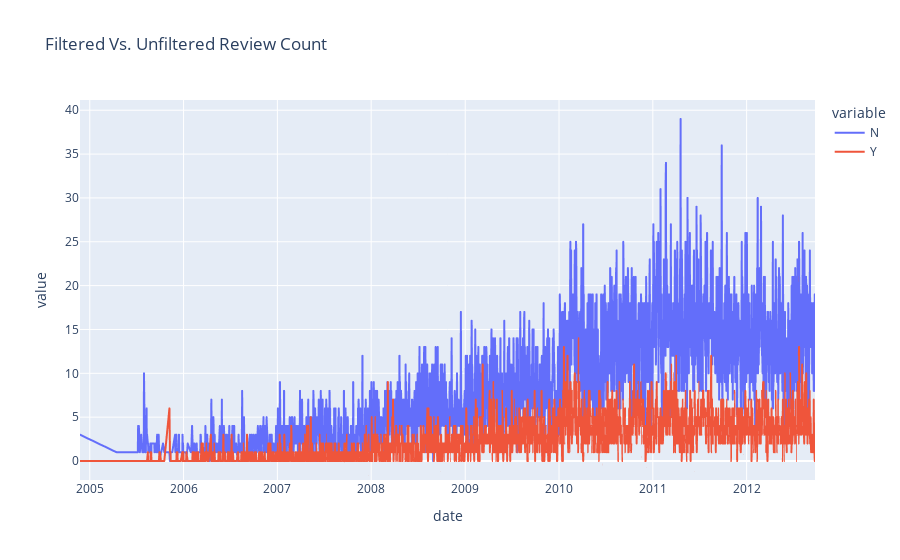

Notebook source saved alongside this figure:
### Markdown cell above
The total counts of reviews increased roughly linearly until mid-2011 and decreased slightly afterwards.

### Code cell
px.line(date_flagged, x='date', y=['N','Y'], labels={'x':'Date', 'y':'Count'},
       title='Filtered Vs. Unfiltered Review Count', range_x=['2004-11-24','2012-09-23'])

### Figure 1 — Plotly figure (JSON) as saved in the notebook; plotly's stock layout.template omitted (floating-point values rounded to 4 significant figures; data arrays with more than 128 entries replaced by an {"elided": "..."} marker saying what was removed)
{"data": [{"hovertemplate": "variable=N<br>date=%{x}<br>value=%{y}<extra></extra>", "legendgroup": "N", "line": {"color": "#636efa", "dash": "solid"}, "mode": "lines", "name": "N", "showlegend": true, "type": "scattergl", "x": {"elided": "2388 str values"}, "xaxis": "x", "y": {"elided": "2388 int values"}, "yaxis": "y"}, {"hovertemplate": "variable=Y<br>date=%{x}<br>value=%{y}<extra></extra>", "legendgroup": "Y", "line": {"color": "#EF553B", "dash": "solid"}, "mode": "lines", "name": "Y", "showlegend": true, "type": "scattergl", "x": {"elided": "2388 str values"}, "xaxis": "x", "y": {"elided": "2388 int values"}, "yaxis": "y"}], "layout": {"legend": {"title": {"text": "variable"}, "tracegroupgap": 0}, "title": {"text": "Filtered Vs. Unfiltered Review Count"}, "xaxis": {"anchor": "y", "domain": [0, 1], "range": ["2004-11-24", "2012-09-23"], "title": {"text": "date"}}, "yaxis": {"anchor": "x", "domain": [0, 1], "title": {"text": "value"}}}}
